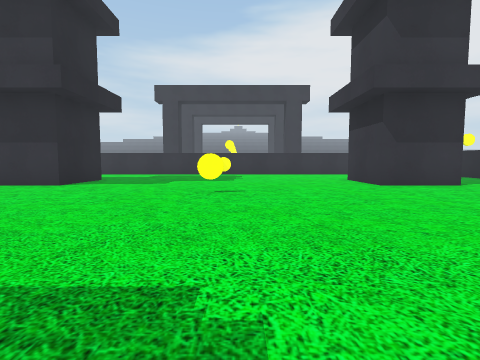
[1] (above)

17 first-person views from a walk through a 3-D level made in the Unity game engine. The camera is 0.59 m above the floor, tilts 4° down and sees 85° across. The floor is counted in squares, 1 m on a side. Each view is taken from the middle of a square. On the plan, view 1 faces up. The plan holds only what a view shows up to about 9 squares ahead; the rest is blank. The place goes on beyond the plan. The player is left out.

[2]
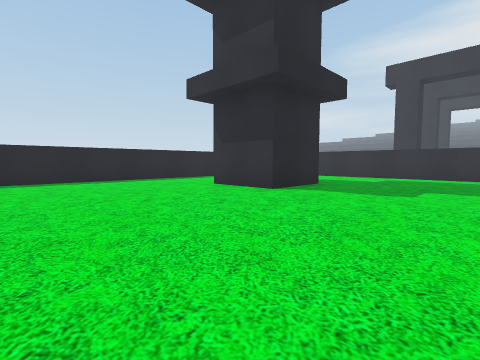

[3]
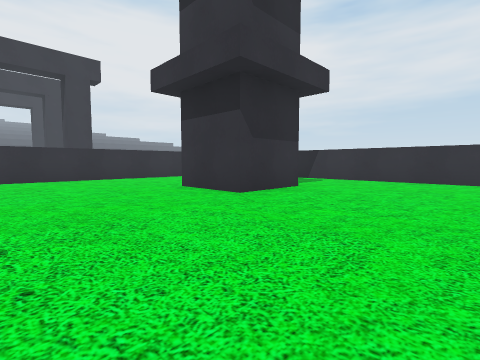

[4]
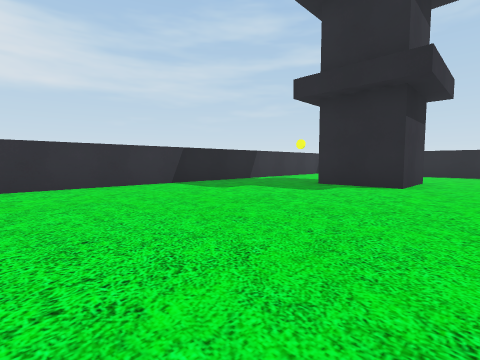

[5]
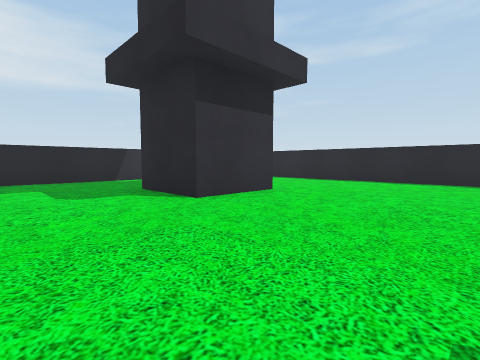

[6]
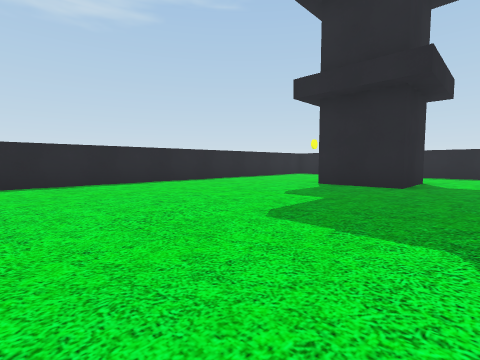

[7]
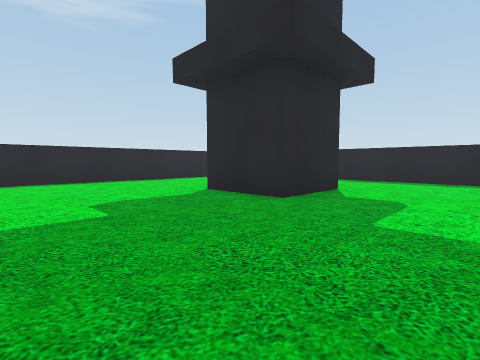

[8]
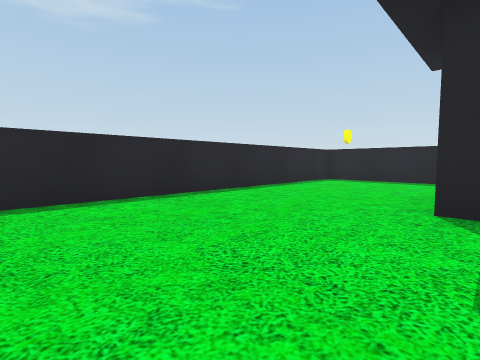

[9]
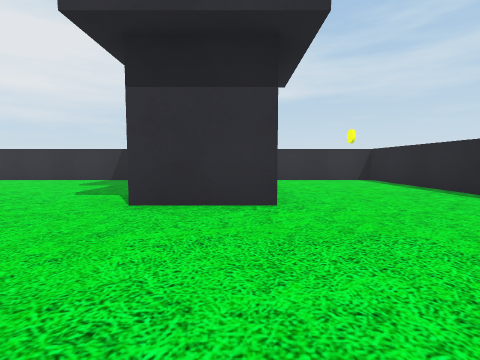

[10]
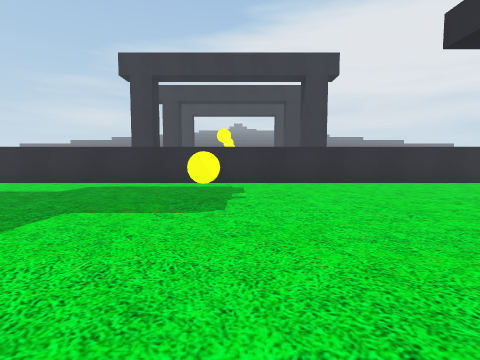

[11]
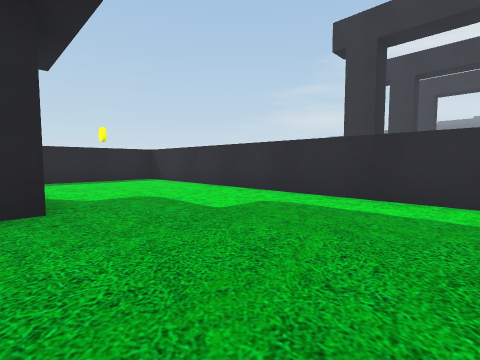

[12]
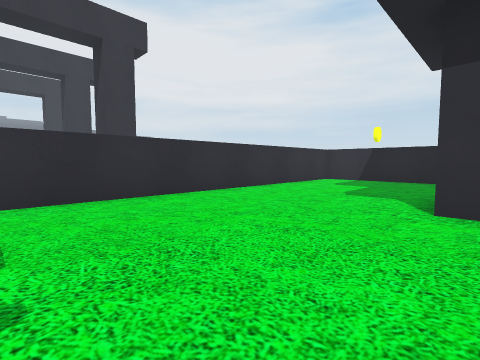

[13]
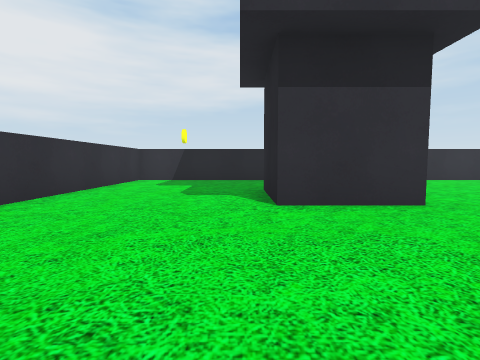

[14]
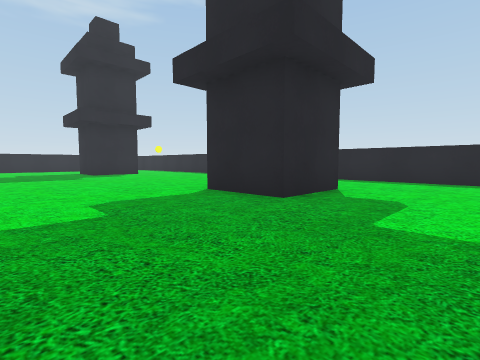

[15]
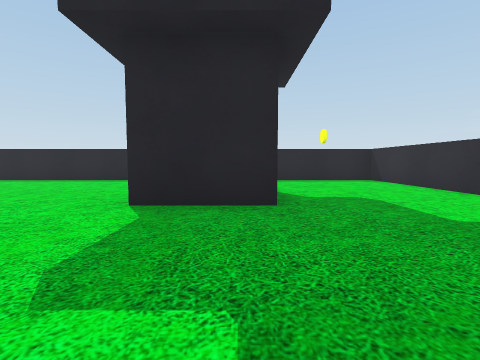

[16]
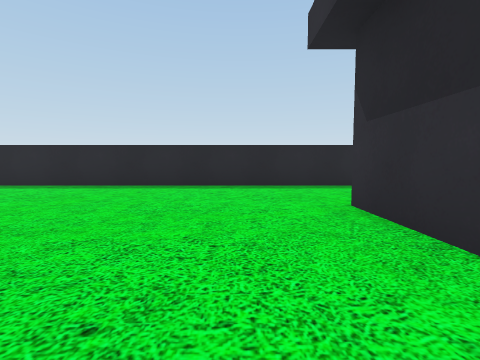

[17]
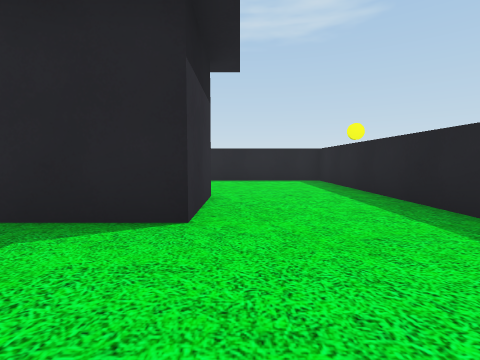

### Floor plan
Points are (right, up) in squares from view 1. A wall is a line through its corners. A room is listed if a view was taken in it or the views show most of it. See-through windows are left out.
Room 1 (views 1, 2, 3, 4, 5, 6, 7, 8, 9, 10, 11, 12, 13, 14, 15, 16, 17)
walls: (3.5, -3.6) (3.5, -1.5) (5.5, -1.5); (-6.5, -3.5) (-6.5, -1.5) (-4.5, -1.5) (-4.5, -3.5); (5.6, 6.5) (3.5, 6.5) (3.5, 8.5) (5.5, 8.5); (-6.6, 8.5) (-4.5, 8.5) (-4.5, 6.5) (-6.5, 6.5); (-9.5, -7.2) (8.5, -7.2) (8.5, 12.2) (-9.5, 12.2) (-9.5, -7.2)
objects: disc (-1, 5); disc (-1, 9)

Positions as (right, up) in squares from view 1, and headings:
1: (0, 0), facing up
2: (-1, 2), facing up-left
3: (0, 3), facing up-right
4: (2, 5), facing down-right
5: (0, 1), facing down-right
6: (2, 0), facing down-left
7: (-1, 1), facing down-left
8: (-1, -3), facing down-left
9: (0, -3), facing right
10: (0, 5), facing up
11: (-1, 8), facing up-left
12: (0, 8), facing up-right
13: (0, 9), facing right
14: (-1, 11), facing down-left
15: (-1, 8), facing left
16: (-3, 5), facing left
17: (-7, 1), facing down
